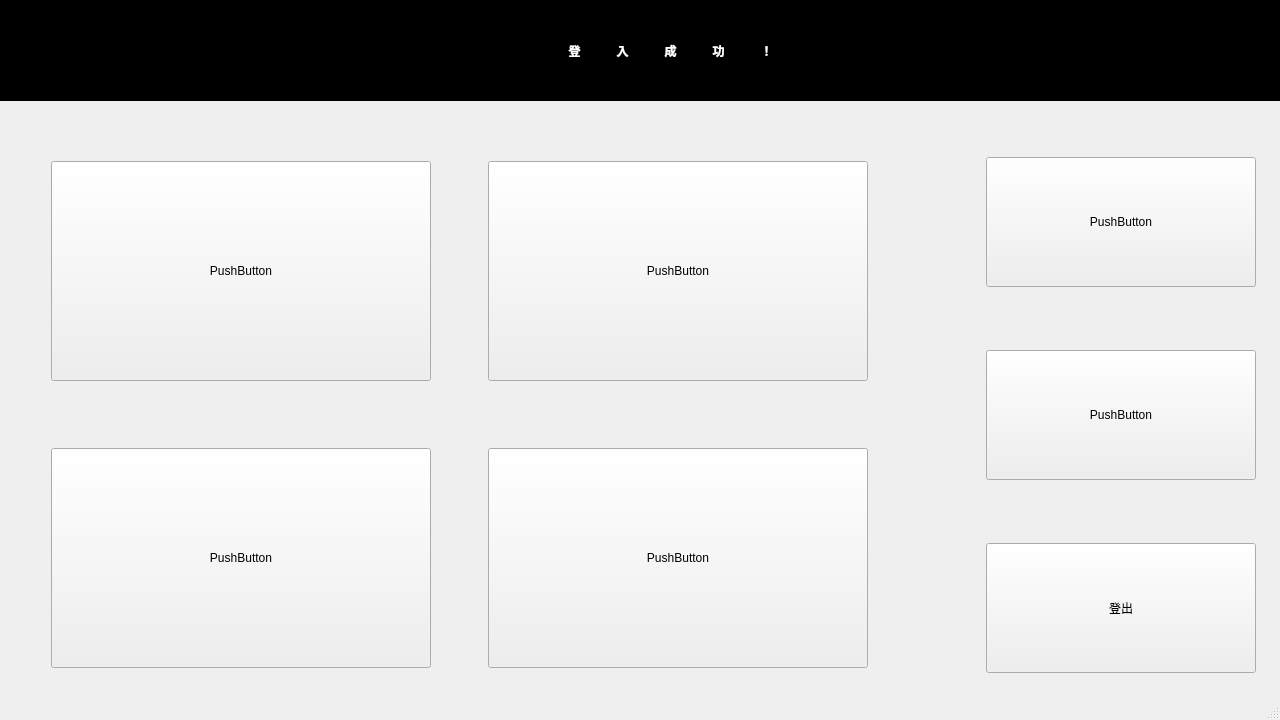
<?xml version="1.0" encoding="UTF-8"?>
<ui version="4.0">
 <class>userwindow</class>
 <widget class="QMainWindow" name="userwindow">
  <property name="geometry">
   <rect>
    <x>0</x>
    <y>0</y>
    <width>1280</width>
    <height>720</height>
   </rect>
  </property>
  <property name="windowTitle">
   <string>MainWindow</string>
  </property>
  <widget class="QWidget" name="centralwidget">
   <widget class="QWidget" name="gridLayoutWidget">
    <property name="geometry">
     <rect>
      <x>880</x>
      <y>100</y>
      <width>482</width>
      <height>631</height>
     </rect>
    </property>
    <layout class="QGridLayout" name="gridLayout">
     <item row="1" column="0">
      <widget class="QPushButton" name="pushButton_2">
       <property name="minimumSize">
        <size>
         <width>270</width>
         <height>130</height>
        </size>
       </property>
       <property name="maximumSize">
        <size>
         <width>270</width>
         <height>16777215</height>
        </size>
       </property>
       <property name="cursor">
        <cursorShape>PointingHandCursor</cursorShape>
       </property>
       <property name="text">
        <string>PushButton</string>
       </property>
      </widget>
     </item>
     <item row="0" column="0">
      <widget class="QPushButton" name="pushButton">
       <property name="minimumSize">
        <size>
         <width>0</width>
         <height>130</height>
        </size>
       </property>
       <property name="cursor">
        <cursorShape>PointingHandCursor</cursorShape>
       </property>
       <property name="text">
        <string>PushButton</string>
       </property>
      </widget>
     </item>
     <item row="2" column="0">
      <widget class="QPushButton" name="logout">
       <property name="minimumSize">
        <size>
         <width>0</width>
         <height>130</height>
        </size>
       </property>
       <property name="cursor">
        <cursorShape>PointingHandCursor</cursorShape>
       </property>
       <property name="text">
        <string>登出</string>
       </property>
      </widget>
     </item>
    </layout>
   </widget>
   <widget class="QWidget" name="gridLayoutWidget_2">
    <property name="geometry">
     <rect>
      <x>0</x>
      <y>100</y>
      <width>921</width>
      <height>631</height>
     </rect>
    </property>
    <layout class="QGridLayout" name="gridLayout_2">
     <item row="1" column="0">
      <widget class="QPushButton" name="pushButton_4">
       <property name="minimumSize">
        <size>
         <width>0</width>
         <height>220</height>
        </size>
       </property>
       <property name="cursor">
        <cursorShape>PointingHandCursor</cursorShape>
       </property>
       <property name="text">
        <string>PushButton</string>
       </property>
      </widget>
     </item>
     <item row="0" column="0">
      <widget class="QPushButton" name="pushButton_3">
       <property name="sizePolicy">
        <sizepolicy hsizetype="Fixed" vsizetype="Fixed">
         <horstretch>0</horstretch>
         <verstretch>0</verstretch>
        </sizepolicy>
       </property>
       <property name="minimumSize">
        <size>
         <width>380</width>
         <height>220</height>
        </size>
       </property>
       <property name="cursor">
        <cursorShape>PointingHandCursor</cursorShape>
       </property>
       <property name="text">
        <string>PushButton</string>
       </property>
      </widget>
     </item>
     <item row="0" column="1">
      <widget class="QPushButton" name="pushButton_5">
       <property name="sizePolicy">
        <sizepolicy hsizetype="Fixed" vsizetype="Fixed">
         <horstretch>0</horstretch>
         <verstretch>0</verstretch>
        </sizepolicy>
       </property>
       <property name="minimumSize">
        <size>
         <width>380</width>
         <height>0</height>
        </size>
       </property>
       <property name="maximumSize">
        <size>
         <width>16777215</width>
         <height>220</height>
        </size>
       </property>
       <property name="cursor">
        <cursorShape>PointingHandCursor</cursorShape>
       </property>
       <property name="text">
        <string>PushButton</string>
       </property>
      </widget>
     </item>
     <item row="1" column="1">
      <widget class="QPushButton" name="pushButton_6">
       <property name="minimumSize">
        <size>
         <width>0</width>
         <height>220</height>
        </size>
       </property>
       <property name="cursor">
        <cursorShape>PointingHandCursor</cursorShape>
       </property>
       <property name="text">
        <string>PushButton</string>
       </property>
      </widget>
     </item>
    </layout>
   </widget>
   <widget class="QLabel" name="label">
    <property name="geometry">
     <rect>
      <x>0</x>
      <y>0</y>
      <width>1341</width>
      <height>101</height>
     </rect>
    </property>
    <property name="styleSheet">
     <string notr="true">QLabel {
    background-color: black;  /* 黑色背景 */
    color: white;             /* 白色文字 */
    font: bold;               /* 粗體字 */
}
</string>
    </property>
    <property name="text">
     <string>登　　　入　　　成　　　功　　　！</string>
    </property>
    <property name="alignment">
     <set>Qt::AlignmentFlag::AlignCenter</set>
    </property>
   </widget>
  </widget>
  <widget class="QStatusBar" name="statusbar"/>
 </widget>
 <resources/>
 <connections/>
</ui>
